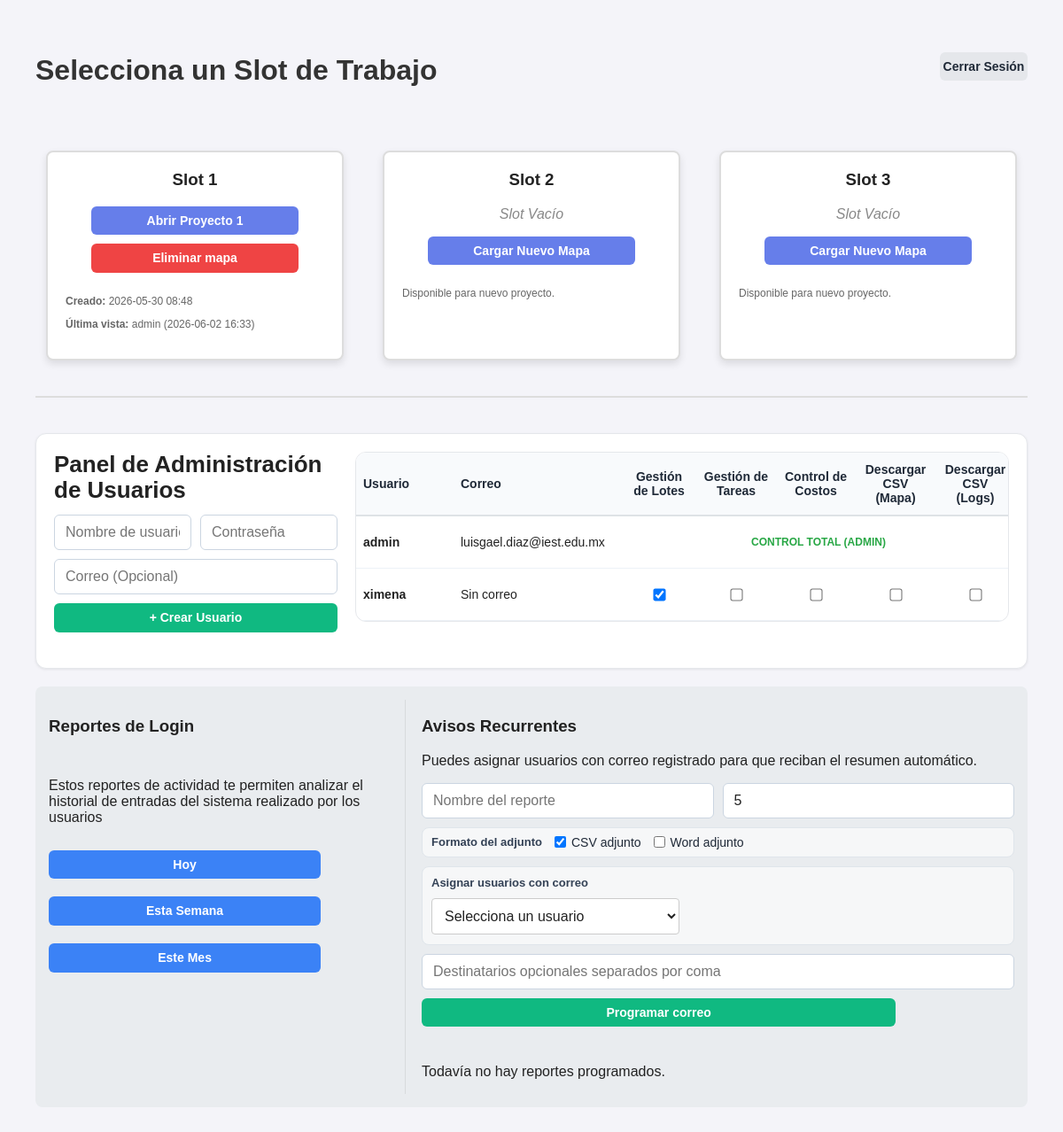
/dashboard (signed in), run on an earlier commit of the app's database.
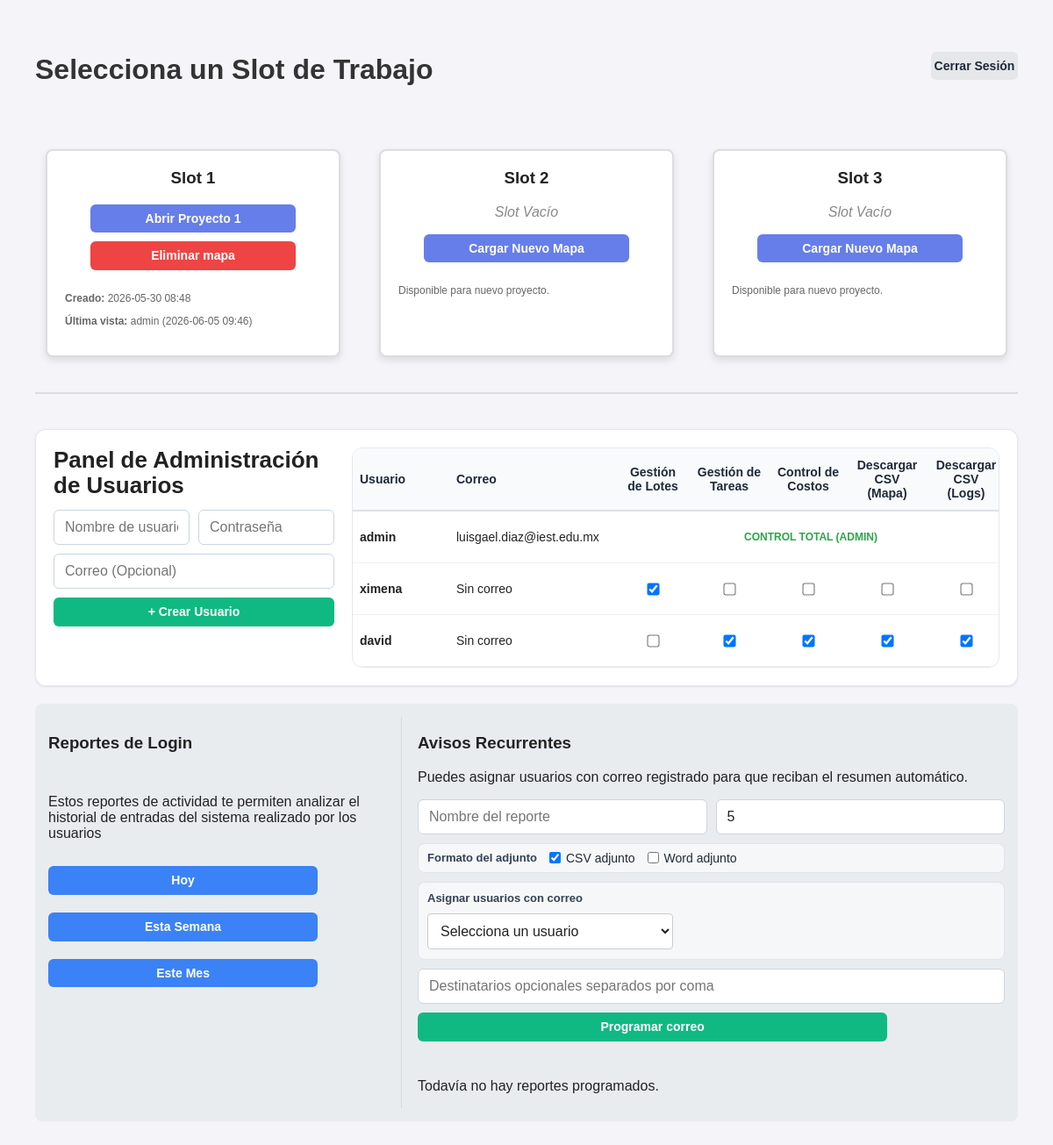
And on a later commit of the database.
### tables this page shows
CREATE TABLE slots
                         (id INTEGER PRIMARY KEY, nombre_real TEXT, slug TEXT, kml_data TEXT, 
                          creado_en TEXT, visto_por TEXT, visto_en TEXT);

CREATE TABLE usuarios
                         (id INTEGER PRIMARY KEY, username TEXT UNIQUE, password_hash TEXT,
                          rol TEXT, puede_agregar INTEGER, ultima_conexion TEXT, puede_editar INTEGER DEFAULT 0, puede_agregar_tareas INTEGER DEFAULT 0, puede_marcar_tareas INTEGER DEFAULT 0, puede_ver_costos INTEGER DEFAULT 0, puede_descargar_mapa INTEGER DEFAULT 0, puede_descargar_logs INTEGER DEFAULT 0, correo TEXT DEFAULT NULL);

### rutas/dashboard.py (the view)
@dashboard_bp.route('/dashboard')
def index():
    if not session.get('logeado'):
        return redirect(url_for('login.index'))
    slots = db.obtener_todos_los_slots()
    usuarios = db.obtener_todos_los_usuarios() if session.get('rol') == 'admin' else []
    reportes_programados = []
    if session.get('rol') == 'admin':
        for reporte in db.obtener_reportes_programados():
            destinatarios_raw = reporte[3] or ''
            formato_raw = reporte[4] or ''
            try:
                destinatarios = json.loads(destinatarios_raw) if destinatarios_raw else []
            except Exception:
                destinatarios = [x.strip() for x in str(destinatarios_raw).replace(';', ',').split(',') if x.strip()]
            try:
                formatos = json.loads(formato_raw) if formato_raw and str(formato_raw).strip().startswith('[') else []
            except Exception:
                formatos = [x.strip().lower() for x in str(formato_raw).replace(';', ',').split(',') if x.strip()]
            if not isinstance(formatos, list):
                formatos = [str(formatos).strip().lower()] if str(formatos).strip() else []
            formatos = [x for x in formatos if x]
            reportes_programados.append({
                'id': reporte[0],
                'nombre': reporte[1],
                'frecuencia_dias': reporte[2],
                'destinatarios': destinatarios,
                'formato': formatos,
                'formato_texto': ' + '.join(f.upper() for f in formatos) if formatos else 'CSV',
                'activo': bool(reporte[5]),
                'creado_por': reporte[6],
                'creado_en': reporte[7],
                'ultimo_envio': reporte[8],
                'proximo_envio': reporte[9],
            })
    kml_saved = request.args.get('kml_saved')
    return render_template('dashboard.html', slots=slots, usuarios=usuarios, reportes_programados=reportes_programados, rol_actual=session.get('rol'), kml_saved=kml_saved)

### database.py (called while the page is built)
    def _get_connection(self):
        conn = sqlite3.connect(self.db_path)
        conn.row_factory = sqlite3.Row
        return conn

    def obtener_todos_los_usuarios(self):
        with self._get_connection() as conn:
            c = conn.cursor()
            c.execute('SELECT id, username, rol, puede_agregar, ultima_conexion, puede_editar, puede_agregar_tareas, puede_marcar_tareas, puede_ver_costos, puede_descargar_mapa, puede_descargar_logs, correo FROM usuarios')
            return c.fetchall()

    def obtener_todos_los_slots(self):
        with self._get_connection() as conn:
            c = conn.cursor()
            c.execute('SELECT id, nombre_real, slug, kml_data, creado_en, visto_por, visto_en FROM slots')
            return c.fetchall()

    def obtener_reportes_programados(self, activo=None):
        with self._get_connection() as conn:
            c = conn.cursor()
            query = 'SELECT id, nombre, frecuencia_dias, destinatarios_json, formato, activo, creado_por, creado_en, ultimo_envio, proximo_envio FROM reportes_programados'
            params = []
            if activo is not None:
                query += ' WHERE activo = ?'
                params.append(1 if activo else 0)
            query += ' ORDER BY proximo_envio ASC, id DESC'
            c.execute(query, tuple(params))
            return c.fetchall()

### templates/dashboard.html (shortened to what this page needs)
<!doctype html>
<html lang="es">
<head>
    <link rel="stylesheet" href="{{ url_for('static', filename='css/common.css') }}">
    <link rel="stylesheet" href="{{ url_for('static', filename='css/dashboard.css') }}">
</head>
<body>
    <div class="dashboard-header-row">
        <h1>Selecciona un Slot de Trabajo</h1>
        <div class="page-actions">
            <a href="/logout" class="btn btn-secondary btn-auto logout-btn">Cerrar Sesión</a>
        </div>
    </div>
    <div class="slots-container">
        {% for slot in slots %}
        <div class="slot">
            <h3>Slot {{ slot[0] }}</h3>
            {% if slot[3] %}
            <a href="/adhesa/{{ slot[2] }}" class="btn">Abrir {{ slot[1] }}</a>
            <button onclick="abrirModal('{{ slot[0] }}')" class="btn btn-delete">Eliminar mapa</button>
            <div class="metadata">
                <p><strong>Creado:</strong> {{ slot[4] }}</p>
                <p><strong>Última vista:</strong> {{ slot[5] }} ({{ slot[6] }})</p>
            </div>
            {% else %}
            <p class="slot-empty">Slot Vacío</p>
            <form action="/cargar_kml/{{ slot[0] }}" method="POST" enctype="multipart/form-data">
                <label for="upload-{{ slot[0] }}" class="btn btn-empty">Cargar Nuevo Mapa</label>
            </form>
            <div class="metadata">
                <p>Disponible para nuevo proyecto.</p>
            </div>
            {% endif %}
        </div>
        {% endfor %}
    </div>
    {% if rol_actual == 'admin' %}
    <hr class="section-divider" />
    <div class="panel-card admin-users-panel">
        <div class="admin-users-form">
            <h2>Panel de Administración de Usuarios</h2>
            <form action="/admin/crear_usuario" method="POST" class="inline-form">
                <input type="text" name="nuevo_usuario" placeholder="Nombre de usuario" required class="field-input field-input-compact" />
                <input type="password" name="nueva_password" placeholder="Contraseña" required class="field-input field-input-compact" />
                <input type="email" name="nuevo_correo" placeholder="Correo (Opcional)" class="field-input field-input-wide" />
                <button type="submit" class="btn btn-success btn-auto admin-create-btn">+ Crear Usuario</button>
            </form>
        </div>
        <div class="admin-users-table-wrap">
        <table class="admin-table admin-users-table">
            <thead>
                <tr>
                    <th>Usuario</th>
                    <th>Correo</th>
                    <th class="text-center">Gestión de Lotes</th>
                    <th class="text-center">Gestión de Tareas</th>
                    <th class="text-center">Control de Costos</th>
                    <th class="text-center">Descargar CSV (Mapa)</th>
                    <th class="text-center">Descargar CSV (Logs)</th>
                </tr>
            </thead>
            <tbody>
                {% for u in usuarios %}
                <tr>
                    <td class="admin-user">{{ u[1] }}</td>
                    <td class="admin-email">{{ u[11] or 'Sin correo' }}</td>
                    {% if u[2] != 'admin' %}
                    <td class="permission-cell">
                        <input type="checkbox" {{ 'checked' if u[3]==1 }}
                            onclick="document.getElementById('toggle-lotes-{{ u[0] }}').submit()"
                            class="permission-toggle">
                    </td>
                    <td class="permission-cell">
                        <input type="checkbox" {{ 'checked' if u[6]==1 }}
                            onclick="document.getElementById('toggle-tareas-{{ u[0] }}').submit()"
                            class="permission-toggle">
                    </td>
                    <td class="permission-cell">
                        <input type="checkbox" {{ 'checked' if u[8]==1 }}
                            onclick="document.getElementById('toggle-costos-{{ u[0] }}').submit()"
                            class="permission-toggle">
                    </td>
                    <td class="permission-cell">
                        <input type="checkbox" {{ 'checked' if u[9]==1 }}
                            onclick="document.getElementById('toggle-descargas-mapa-{{ u[0] }}').submit()"
                            class="permission-toggle">
                    </td>
                    <td class="permission-cell">
                        <input type="checkbox" {{ 'checked' if u[10]==1 }}
                            onclick="document.getElementById('toggle-descargas-logs-{{ u[0] }}').submit()"
                            class="permission-toggle">
                    </td>
                    {% else %}
                    <td colspan="5" class="admin-total">CONTROL TOTAL (ADMIN)</td>
                    {% endif %}
                </tr>
                {% endfor %}
            </tbody>
        </table>
        </div>
    </div>
    {% endif %}
    {% if rol_actual == 'admin' %}
    <div class="report-panel">
        <div class="report-summary-panel">
            <h3>Reportes de Login</h3>
            <p class="panel-help">Estos reportes de actividad te permiten analizar el historial de entradas del sistema realizado por los usuarios</p>
            <div class="report-actions">
                <a href="/admin/reporte/dia" class="btn btn-info btn-auto">Hoy</a>
                <a href="/admin/reporte/semana" class="btn btn-info btn-auto">Esta Semana</a>
                <a href="/admin/reporte/mes" class="btn btn-info btn-auto">Este Mes</a>
            </div>
        </div>
        <div class="report-schedule-panel">
            <h3>Avisos Recurrentes</h3>
            <p class="panel-help">Puedes asignar usuarios con correo registrado para que reciban el resumen automático.</p>
            <form action="/admin/programar_reporte_actividad" method="POST" class="report-schedule-form">
                <input type="text" name="nombre" placeholder="Nombre del reporte" class="field-input">
                <input type="number" name="frecuencia_dias" min="1" step="1" value="5" placeholder="Cada X días" class="field-input">
                <div class="report-format-options">
                    <span class="field-label">Formato del adjunto</span>
                    <label class="checkbox-option">
                        <input type="checkbox" name="formatos" value="csv" checked>
                        <span>CSV adjunto</span>
                    </label>
                    <label class="checkbox-option">
                        <input type="checkbox" name="formatos" value="word">
                        <span>Word adjunto</span>
                    </label>
                </div>
                <div class="report-recipient-picker" data-recipient-picker>
                    <label for="recipient-user-select" class="field-label">Asignar usuarios con correo</label>
                    <select id="recipient-user-select" class="field-input report-recipient-select">
                        <option value="">Selecciona un usuario</option>
                    </select>
                    <div class="report-recipient-chips" data-recipient-chips aria-live="polite"></div>
                </div>
                <input type="text" name="destinatarios" placeholder="Destinatarios opcionales separados por coma" class="field-input report-recipient-input">
                <button type="submit" class="btn btn-success btn-auto">Programar correo</button>
            </form>
            <div class="report-schedule-list">
                {% if reportes_programados %}
                    {% for reporte in reportes_programados %}
                    <div class="report-schedule-card {{ 'is-active' if reporte.activo else 'is-inactive' }}">
                        <div class="report-schedule-head">
                            <strong>{{ reporte.nombre }}</strong>
                            <span class="schedule-badge">Cada {{ reporte.frecuencia_dias }} días</span>
                        </div>
                        <div class="report-schedule-meta">
                            <span>Formato: {{ reporte.formato_texto }}</span>
                            <span>Estado: {{ 'Activo' if reporte.activo else 'Pausado' }}</span>
                            <span>Próximo envío: {{ reporte.proximo_envio or '--' }}</span>
                            <span>Último envío: {{ reporte.ultimo_envio or '--' }}</span>
                            <span>Destinatarios: {{ reporte.destinatarios|join(', ') if reporte.destinatarios else 'Usa correos configurados' }}</span>
                        </div>
                        <div class="report-schedule-actions">
                            <form action="/admin/toggle_reporte_programado/{{ reporte.id }}" method="POST">
                                <button type="submit" class="btn btn-info btn-small">{{ 'Pausar' if reporte.activo else 'Activar' }}</button>
                            </form>
                            <form action="/admin/eliminar_reporte_programado/{{ reporte.id }}" method="POST" onsubmit="return confirm('¿Eliminar este reporte programado?');">
                                <button type="submit" class="btn btn-delete btn-small">Eliminar</button>
                            </form>
                        </div>
                    </div>
                    {% endfor %}
                {% else %}
                    <p class="panel-help">Todavía no hay reportes programados.</p>
                {% endif %}
            </div>
        </div>
    </div>
    {% endif %}
</body>
</html>

### static/css/common.css (style rules this page uses)
:root { --color-primary: #667eea; --color-primary-dark: #5568d3; --color-secondary: #e5e7eb; --color-secondary-dark: #d1d5db; --color-success: #10b981; --color-success-dark: #059669; --color-info: #3b82f6; --color-warning: #f59e0b; --color-danger: #ef4444; --color-text: #1f2937; --color-muted: #6b7280; --color-surface: #ffffff; --color-border: #e5e7eb; }
* { box-sizing: border-box; }
body { margin: 0; font-family: 'Segoe UI', Tahoma, Geneva, Verdana, sans-serif; color: var(--color-text); background: #f9fafb; }
a { color: inherit; }
.panel-card, .card, .modal-card, .chart-card, .kpi-card, .activities-section, .cronograma-section, .lote-sidebar, .tasks-panel, .ficha-panel, .calendar-panel { background: var(--color-surface); border: 1px solid var(--color-border); border-radius: 12px; box-shadow: 0 1px 3px rgba(0, 0, 0, 0.08); }
.btn { padding: 8px 16px; border: none; border-radius: 6px; font-size: 14px; font-weight: 600; cursor: pointer; display: inline-flex; align-items: center; justify-content: center; gap: 6px; transition: background-color 0.2s, color 0.2s, border-color 0.2s, transform 0.2s; text-decoration: none; line-height: 1.2; background: var(--color-primary); color: white; }
.btn-secondary { background: var(--color-secondary); color: var(--color-text); }
.btn-success { background: var(--color-success); color: white; }
.btn-info { background: var(--color-info); color: white; }
.btn-danger, .btn-delete { background: var(--color-danger); color: white; }
.btn-auto { width: auto; margin: 0; }
.field-input, .modal-input, input[type="text"], input[type="password"], input[type="email"], input[type="date"], input[type="number"], select, textarea { width: 100%; border: 1px solid #cbd5e1; border-radius: 6px; padding: 10px 12px; font: inherit; background: white; color: inherit; }

What changed in the data, as far as the page shows it:
changed slots "Proyecto 1": visto_en "2026-06-02 16:33" → "2026-06-05 09:46"
added usuarios: username "david", u "Sin correo"
